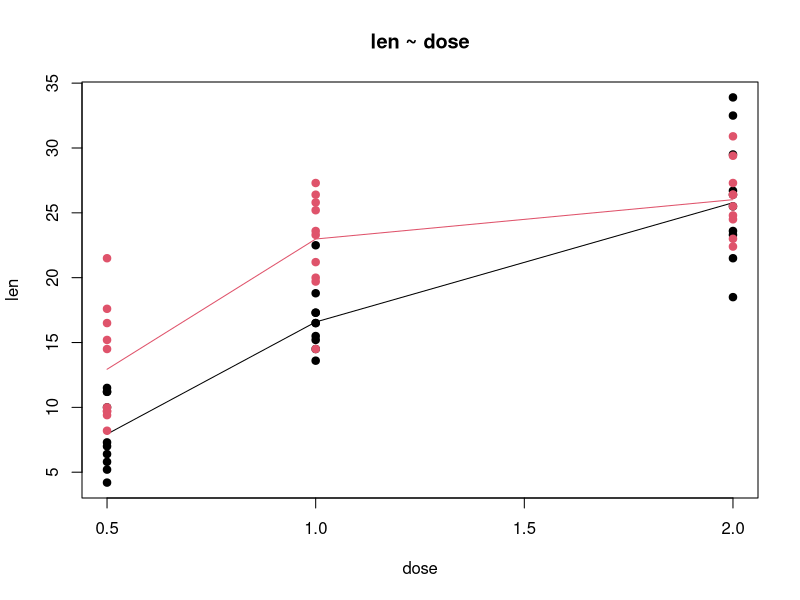

Reproduce this figure in R.
## ---- chunk 1
vc.supp <- ToothGrowth[ToothGrowth$supp == "VC",]
plot(vc.supp$dose, vc.supp$len, main="len ~ dose", 
     xlab="dose", ylab="len", pch=19)
lines(lowess(vc.supp$len~vc.supp$dose))
oj.supp <- ToothGrowth[ToothGrowth$supp == "OJ",]
points(oj.supp$dose, oj.supp$len,
     xlab="dose", ylab="len", pch=19, col=2)
lines(lowess(oj.supp$len~oj.supp$dose), col=2)
## ---- chunk 2
supps = c("VC", "OJ")
doses = c(0.5, 1.0, 2.0)
for (i in 1:length(supps)) {
  supp = supps[i]
  for (j in 1:length(doses)) {
    dose = doses[j]
    growth <- ToothGrowth[ToothGrowth$supp == supp & ToothGrowth$dose == dose,]
    growth.mean <- mean(growth$len)
    growth.s <- sd(growth$len)
    growth.n <- dim(growth)[1]
    
    print(noquote(paste(supp, dose, sep = " ")))
    print(growth.mean + c(-1, 1) * qt(.975, growth.n-1) * growth.s / sqrt(growth.n))
  }
}
